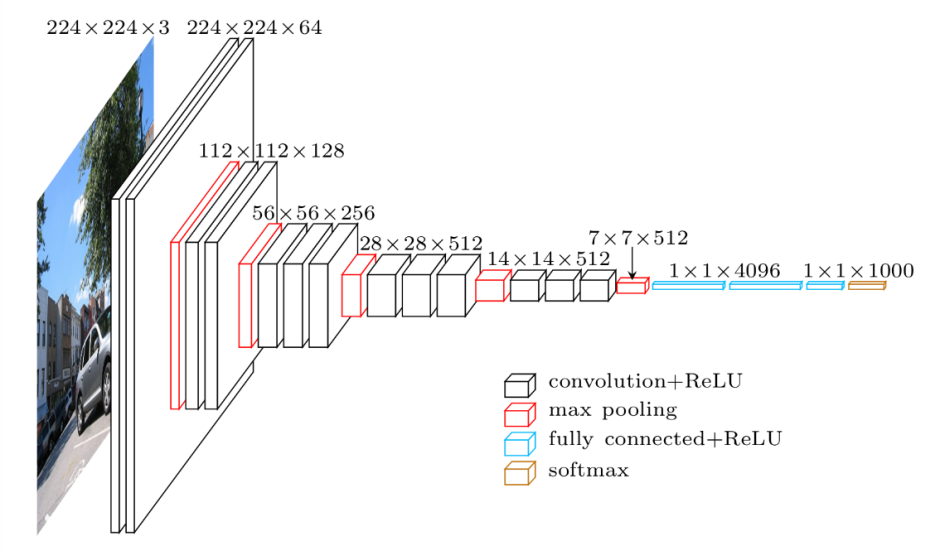
#> input picture Image/cnn.png, 940 x 551 px, found by its file name
$ python code4.py
#> lines starting #> are read from the running program, lines starting #| are printed output that depends on the picture
import cv2 as cv

import numpy as np

img = cv.imread("Image/cnn.png")
#> img is the input picture: shape (551, 940, 3); mean B, G, R 240.8, 239.9, 239.7

# splitting the image

b,g,r  = cv.split(img)
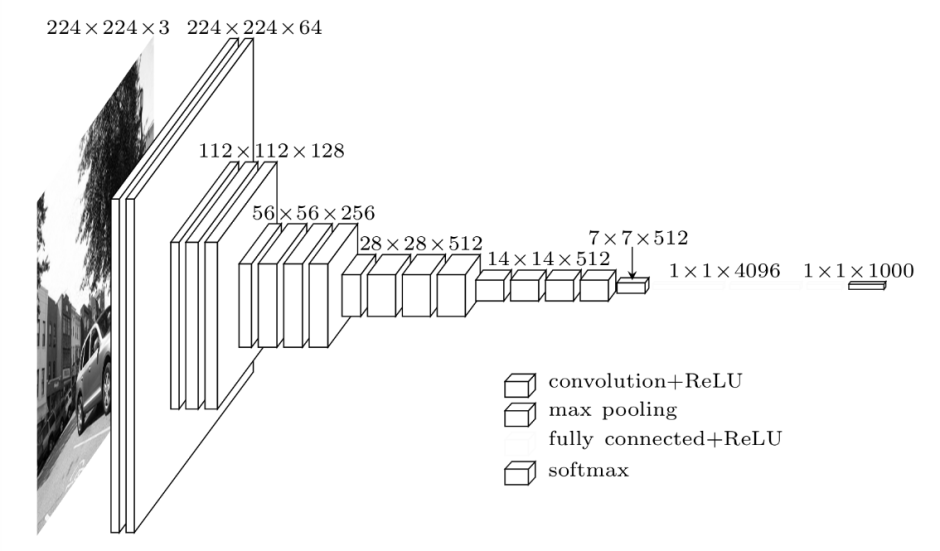
#> b: shape (551, 940); min 0, max 255, mean 240.8
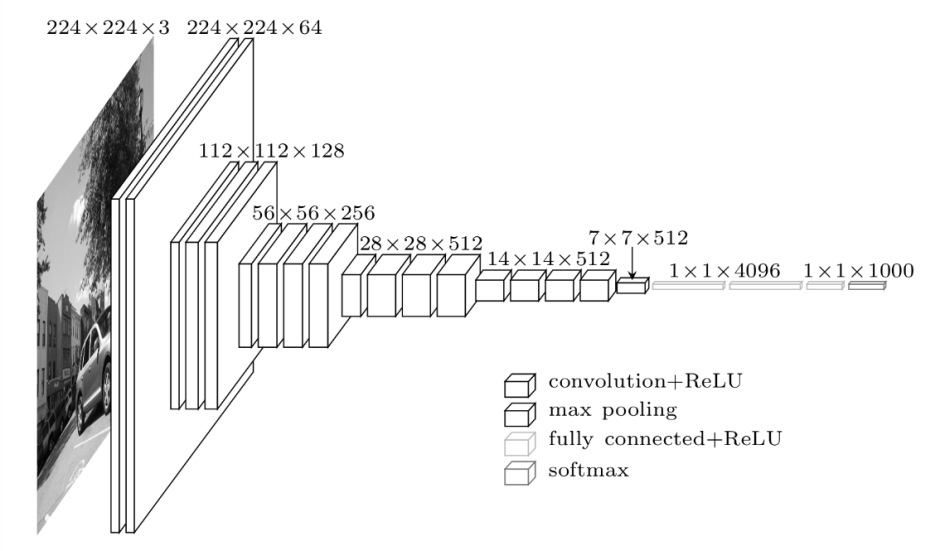
#> g: shape (551, 940); min 0, max 255, mean 239.9
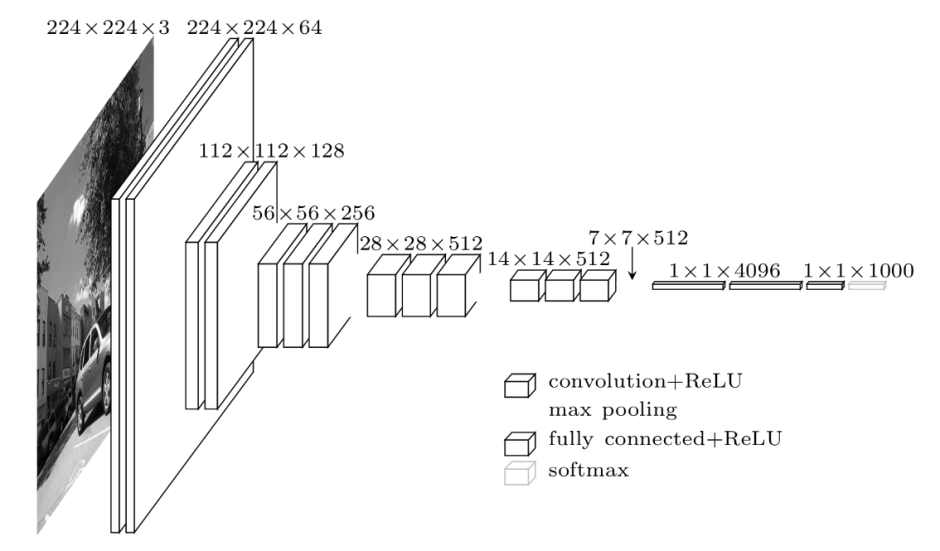
#> r: shape (551, 940); min 0, max 255, mean 239.7
blank = np.zeros(img.shape[:2], dtype='uint8')

blue  = cv.merge([b, blank, blank])
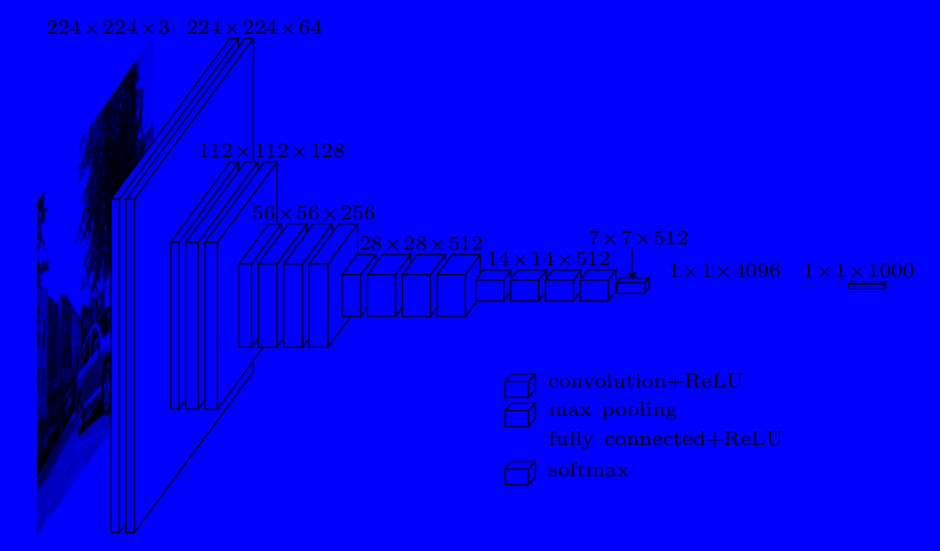
#> blue: shape (551, 940, 3); mean of channels 0, 1, 2 240.8, 0, 0; drawn as B, G, R
green = cv.merge([blank,g, blank])
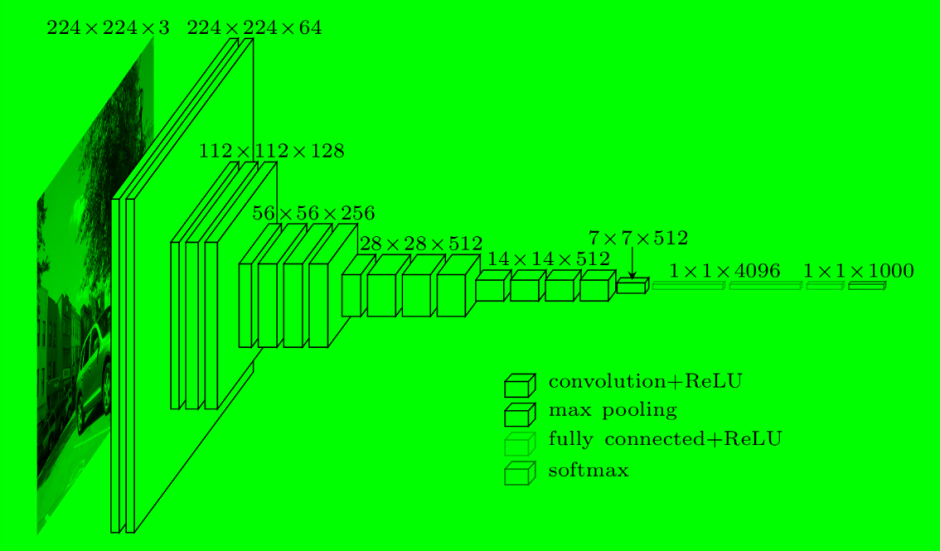
#> green: shape (551, 940, 3); mean of channels 0, 1, 2 0, 239.9, 0; drawn as B, G, R
red  = cv.merge([blank, blank, r])
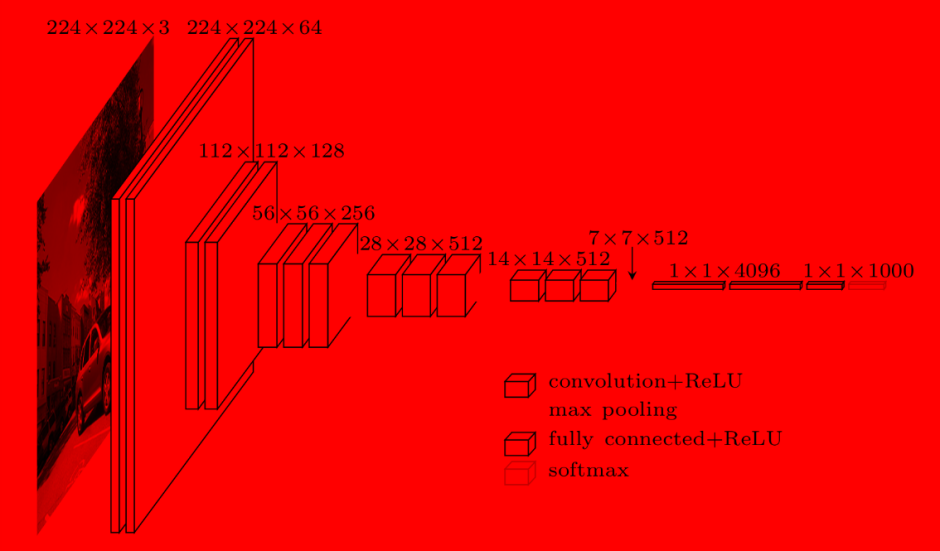
#> red: shape (551, 940, 3); mean of channels 0, 1, 2 0, 0, 239.7; drawn as B, G, R


cv.imshow('Blue', blue)
cv.imshow('Green', green)
cv.imshow('Red', red)
print(blue.shape)
#| (551, 940, 3)
print(green.shape)
#| (551, 940, 3)
print(red.shape)
#| (551, 940, 3)


print(img.shape)
#| (551, 940, 3)
print(b.shape)
#| (551, 940)
print(g.shape)
#| (551, 940)
print(r.shape)
#| (551, 940)
"""
(551, 940, 3)
(551, 940)
(551, 940)
(551, 940)
"""

merged = cv.merge([b,g,r])
cv.imshow('Merged',merged)
"""
we get original image

"""


cv.waitKey(0)
import cv2 as cv

import numpy as np

img = cv.imread("Image/cnn.png")

# splitting the image

b,g,r  = cv.split(img)
blank = np.zeros(img.shape[:2], dtype='uint8')

blue  = cv.merge([b, blank, blank])
green = cv.merge([blank,g, blank])
red  = cv.merge([blank, blank, r])


cv.imshow('Blue', blue)
cv.imshow('Green', green)
cv.imshow('Red', red)
print(blue.shape)
#| (551, 940, 3)
print(green.shape)
#| (551, 940, 3)
print(red.shape)
#| (551, 940, 3)


print(img.shape)
#| (551, 940, 3)
print(b.shape)
#| (551, 940)
print(g.shape)
#| (551, 940)
print(r.shape)
#| (551, 940)
"""
(551, 940, 3)
(551, 940)
(551, 940)
(551, 940)
"""

merged = cv.merge([b,g,r])
cv.imshow('Merged',merged)
"""
we get original image

"""


cv.waitKey(0)

$ run again, with Image/Axon-terminal---parts-of-a-neuron.png copied over Image/cnn.png
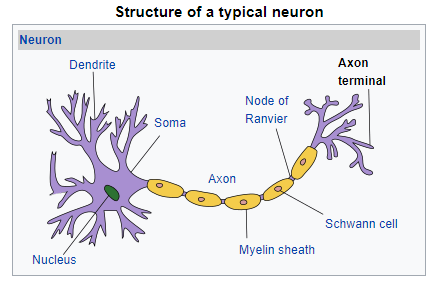
#> input picture Image/Axon-terminal---parts-of-a-neuron.png, 435 x 294 px, found by its file name
#> img is the input picture: shape (294, 435, 3); mean B, G, R 235.6, 232.9, 233.5
#> `green = cv.merge([blank,g, blank])`:
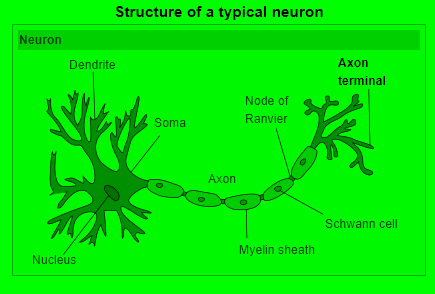
#> green: shape (294, 435, 3); mean of channels 0, 1, 2 0, 232.9, 0; drawn as B, G, R
#> `red  = cv.merge([blank, blank, r])`:
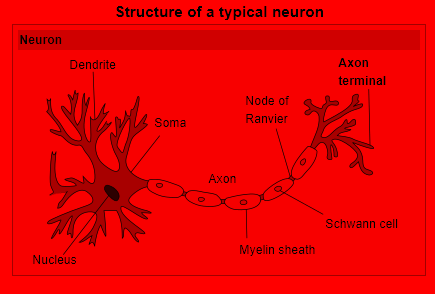
#> red: shape (294, 435, 3); mean of channels 0, 1, 2 0, 0, 233.5; drawn as B, G, R
#| (294, 435, 3)
#| (294, 435, 3)
#| (294, 435, 3)
#| (294, 435, 3)
#| (294, 435)
#| (294, 435)
#| (294, 435)
#| (294, 435, 3)
#| (294, 435, 3)
#| (294, 435, 3)
#| (294, 435, 3)
#| (294, 435)
#| (294, 435)
#| (294, 435)

$ run again, with Image/LASSOgradient_descent_lasso_regression.png copied over Image/cnn.png
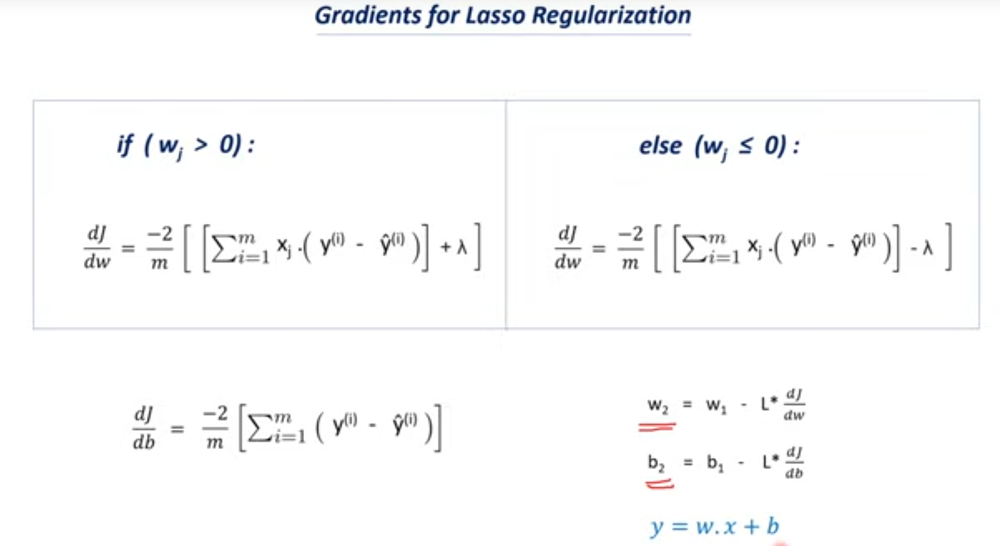
#> input picture Image/LASSOgradient_descent_lasso_regression.png, 1000 x 546 px, shrunk from 1805 x 986 before the run, found by its file name
#> img is the input picture: shape (546, 1000, 3); mean B, G, R 250.6, 250.2, 249.8
#> `green = cv.merge([blank,g, blank])`:
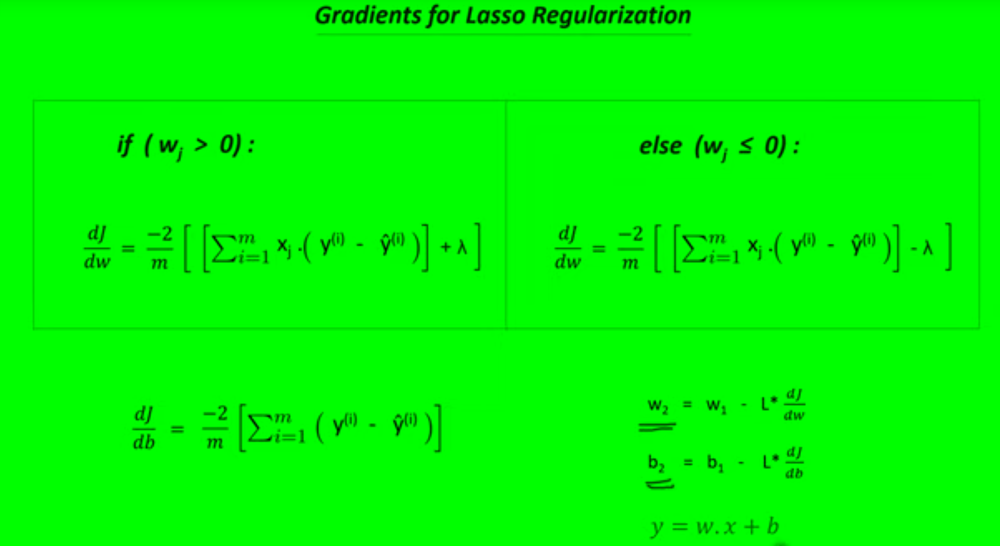
#> green: shape (546, 1000, 3); mean of channels 0, 1, 2 0, 250.2, 0; drawn as B, G, R
#> `red  = cv.merge([blank, blank, r])`:
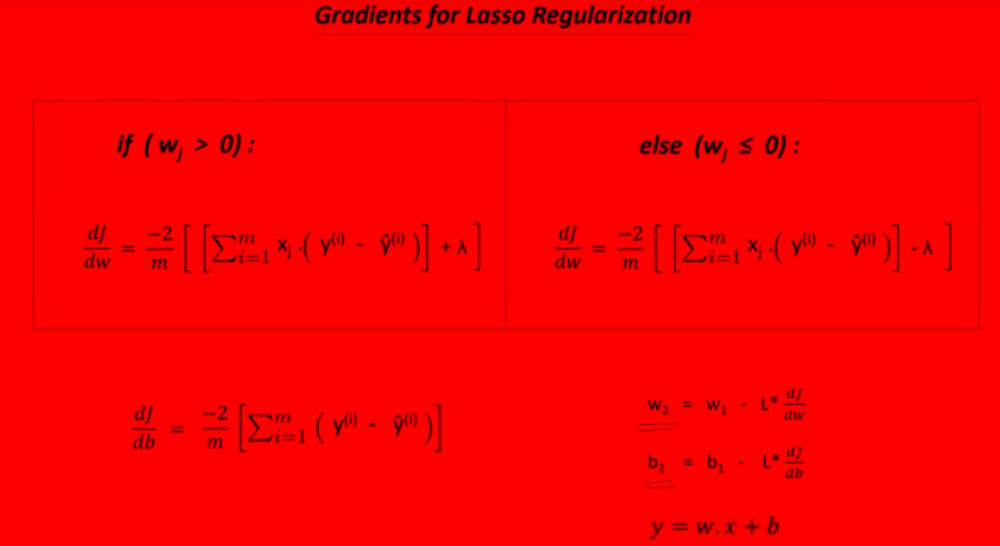
#> red: shape (546, 1000, 3); mean of channels 0, 1, 2 0, 0, 249.8; drawn as B, G, R
#| (546, 1000, 3)
#| (546, 1000, 3)
#| (546, 1000, 3)
#| (546, 1000, 3)
#| (546, 1000)
#| (546, 1000)
#| (546, 1000)
#| (546, 1000, 3)
#| (546, 1000, 3)
#| (546, 1000, 3)
#| (546, 1000, 3)
#| (546, 1000)
#| (546, 1000)
#| (546, 1000)

$ run again, with Image/Logical_Regrssion.png copied over Image/cnn.png
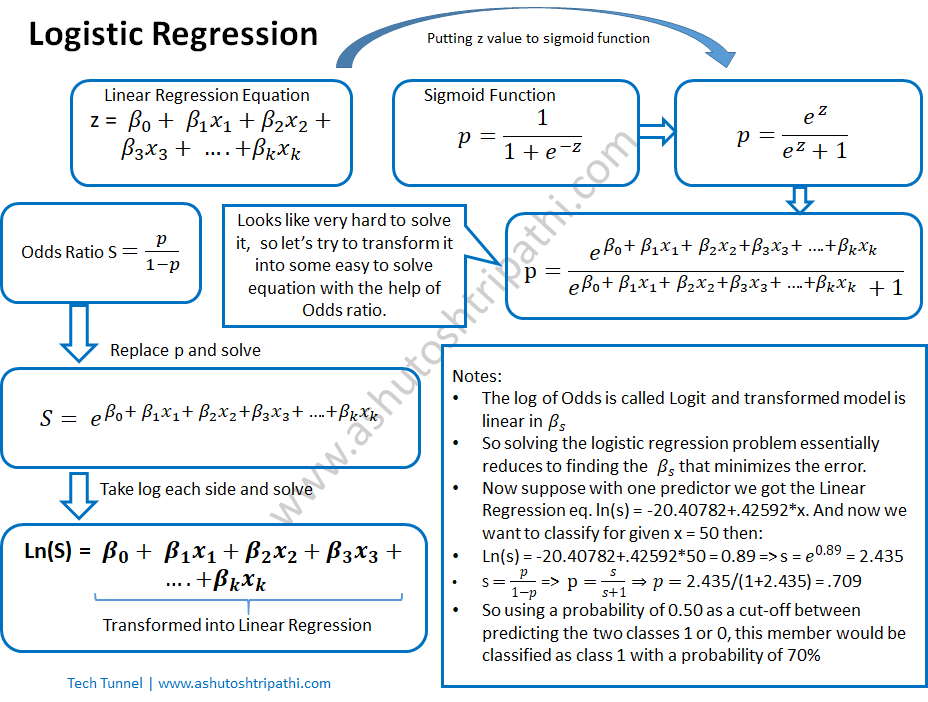
#> input picture Image/Logical_Regrssion.png, 928 x 702 px, found by its file name
#> img is the input picture: shape (702, 928, 3); mean B, G, R 240.4, 237, 232.1
#> `green = cv.merge([blank,g, blank])`:
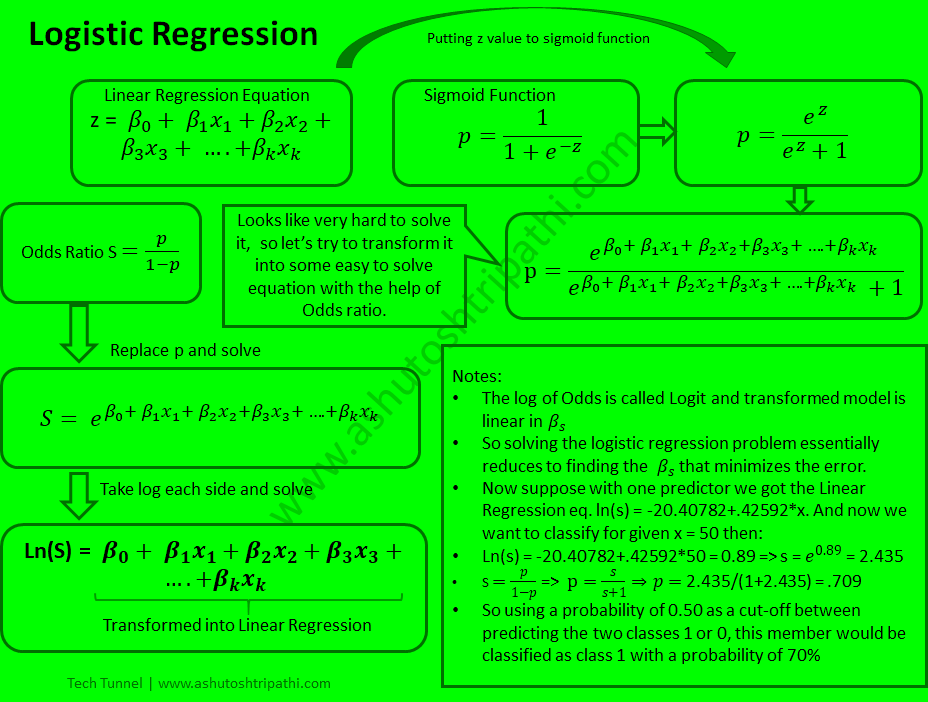
#> green: shape (702, 928, 3); mean of channels 0, 1, 2 0, 237, 0; drawn as B, G, R
#> `red  = cv.merge([blank, blank, r])`:
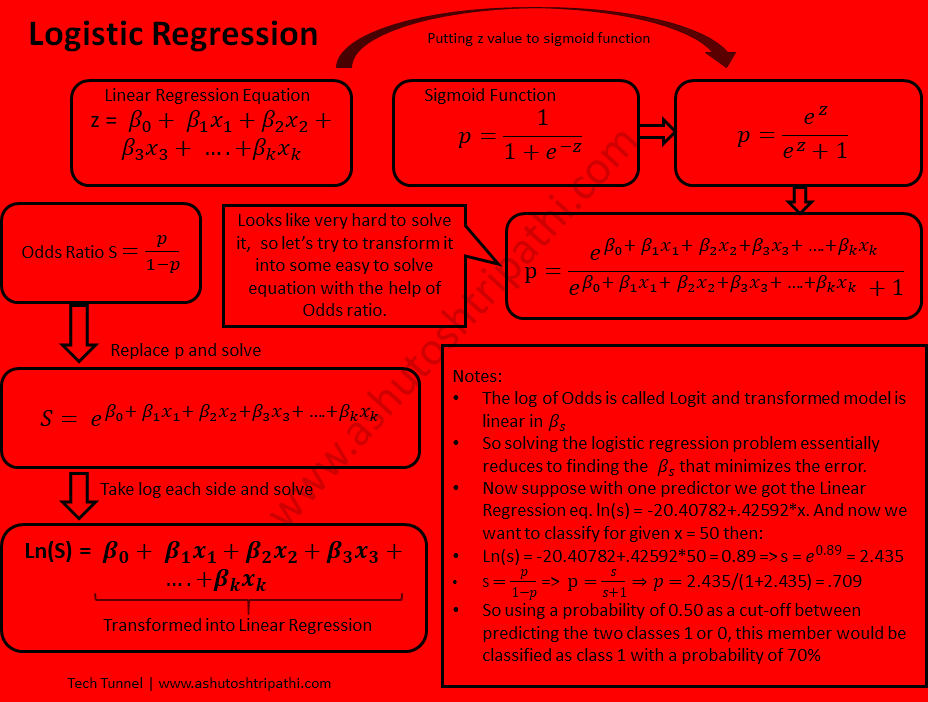
#> red: shape (702, 928, 3); mean of channels 0, 1, 2 0, 0, 232.1; drawn as B, G, R
#| (702, 928, 3)
#| (702, 928, 3)
#| (702, 928, 3)
#| (702, 928, 3)
#| (702, 928)
#| (702, 928)
#| (702, 928)
#| (702, 928, 3)
#| (702, 928, 3)
#| (702, 928, 3)
#| (702, 928, 3)
#| (702, 928)
#| (702, 928)
#| (702, 928)
